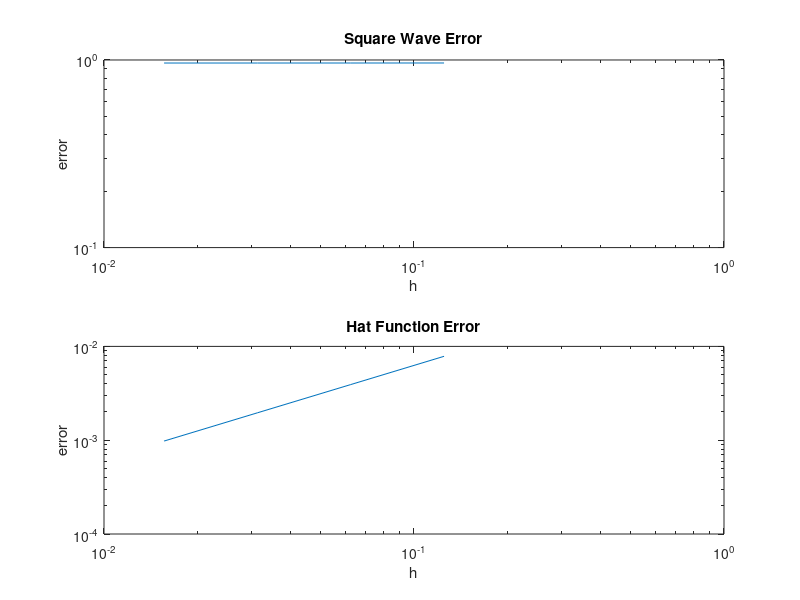

The MATLAB source for this figure:
set(0,'DefaultFigureWindowStyle','docked')
% p3.m - band-limited interpolation
hh = [2^-3, 2^-4, 2^-5, 2^-6];
max_errs = zeros(2, length(hh));

square_wave = @(t) (abs(t) <= 3);
hat_function = @(t) max(0, 1 - abs(t)/3);
clf('reset');
for k = 1:length(hh)
%     figure;
    h = hh(k);
    xmax = 10;
    x = -xmax:h:xmax; % computational grid
    xx = -xmax-h/20:h/10:xmax+h/20; % plotting grid
    for plt = 1:2
%         subplot(2, 1, plt)
        switch plt
            case 1
                v = square_wave(x);
                vv = square_wave(xx);
            case 2
                v = hat_function(x);
                vv = hat_function(xx);
        end

        p = zeros(size(xx));
        for i = 1:length(x)
            p = p + v(i)*sin(pi*(xx-x(i))/h)./(pi*(xx-x(i))/h);
        end
%         
%         hold on;
%         plot(xx, p, 'b');
%         plot(x, v, 'k');

        max_errs(plt, k) = norm(p - vv, Inf);
    end
end

hh
max_errs

subplot(2, 1, 1);
loglog(hh, max_errs(1, :));
title('Square Wave Error')
xlabel('h')
ylabel('error')


subplot(2, 1, 2);
loglog(hh, max_errs(2, :));
title('Hat Function Error')
xlabel('h')
ylabel('error')

print('-dpng', 'problem_5')
